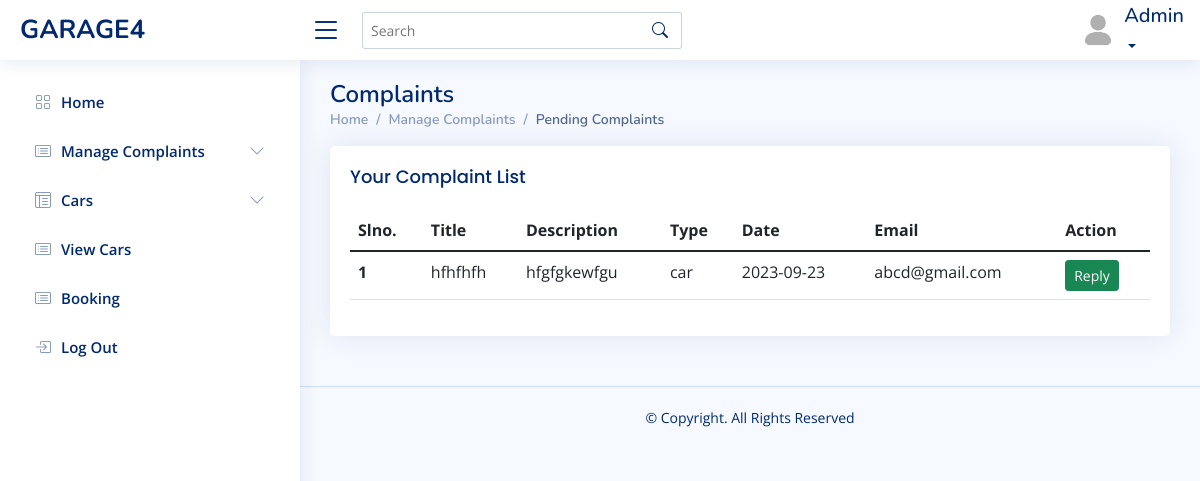
Before: /admin/pendingcomplaint.php with the older database file.
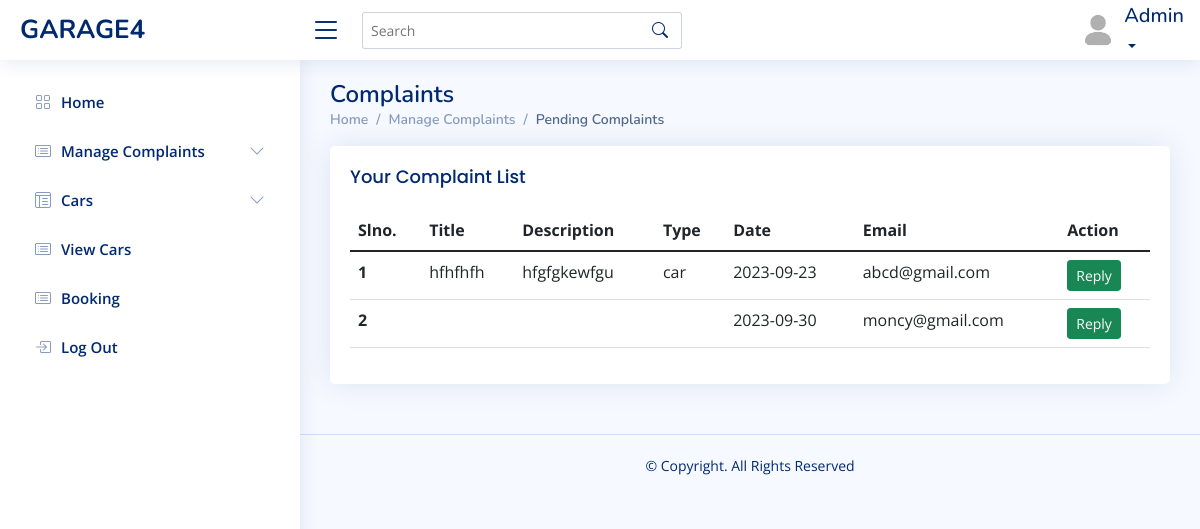
After: the same page with the newer database file.
### tables this page shows
CREATE TABLE `complaint` (
  `complaint_id` int(30) NOT NULL,
  `title` varchar(40) NOT NULL,
  `description` varchar(200) NOT NULL,
  `type` varchar(10) NOT NULL,
  `date` date NOT NULL,
  `email_id` varchar(50) NOT NULL,
  `reply` varchar(10) NOT NULL
);

### connect.php (called while the page is built, shortened)
<?php
$dbname="garage4";
$conn=mysqli_connect("localhost","root","",$dbname);
function select_data($sql)
{
  global $conn;
  $res = mysqli_query($conn, $sql);
  if ($res)
    return $res;
  else
    return False;
}
?>

### admin/pendingcomplaint.php (the view, shortened to what this page needs)
<?php
include("header.php");
?>
  <main id="main" class="main">
    <div class="pagetitle">
      <h1>Complaints</h1>
      <nav>
        <ol class="breadcrumb">
          <li class="breadcrumb-item"><a href="activeuser.php">Home</a></li>
          <li class="breadcrumb-item">Manage Complaints</a></li>
          <li class="breadcrumb-item active">Pending Complaints</li>
        </ol>
      </nav>
    </div>
    <div class="card">
          <div class="card-body">
            <h5 class="card-title">
            Your Complaint List
            </h5>
    <section class="section dashboard">
      <div class="row">
      <section class="section">
      <div class="row">
        <div class="col-lg-12">
              <table class="table datatable">
                <thead>
                  <tr>
                    <th scope="col">Slno.</th>
                    <th scope="col">Title</th>
                    <th scope="col">Description</th>
                    <th scope="col">Type</th>
                    <th scope="col">Date</th>
                    <th scope="col">Email</th>
                    <th scope="col">Action</th>
                  </tr>
                </thead>
                <tbody>
                <?php
               $sql = "SELECT * FROM complaint where  reply='0' ";
                $data=select_data($sql);
                $n=1;
                while ($row = mysqli_fetch_assoc($data)) {
                  ?>
                  <tr>
                  <th scope='row'><?php echo $n++; ?></th>
                 <td><?php echo  $row['title'] ?></td>
                 <td> <?php echo $row['description'] ?></td>
                 <td><?php echo $row['type'] ?></td>
                 <td><?php echo $row['date']?></td>
                 <td> <?php echo $row['email_id']  ?></td>
                 <td>
                      <div class="btn-group">
                        <a href="php/complaintviewing.php?id=<?php echo $row['complaint_id'] ?>" class="btn btn-success btn-sm">Reply</a>
                      </div>
                    </td>
                  <?php
                  }
                  ?>
                </tbody>
              </table>
            </div>
          </div>
        </div>
      </div>
  </main>

### admin/header.php (shortened to what this page needs)
<?php
require("../connect.php");
   ?>
<!DOCTYPE html>
<html lang="en">
<head>
  <link href="assets/vendor/bootstrap/css/bootstrap.min.css" rel="stylesheet">
  <link href="assets/vendor/bootstrap-icons/bootstrap-icons.css" rel="stylesheet">
  <link href="assets/vendor/boxicons/css/boxicons.min.css" rel="stylesheet">
  <link href="assets/vendor/quill/quill.snow.css" rel="stylesheet">
  <link href="assets/vendor/quill/quill.bubble.css" rel="stylesheet">
  <link href="assets/vendor/remixicon/remixicon.css" rel="stylesheet">
  <link href="assets/vendor/simple-datatables/style.css" rel="stylesheet">
  <link href="assets/css/style.css" rel="stylesheet">
</head>
<body>
  <header id="header" class="header fixed-top d-flex align-items-center">
    <div class="d-flex align-items-center justify-content-between">
      <a href="activeuser.php" class="logo d-flex align-items-center">
        <span class="d-none d-lg-block">GARAGE4</span>
      </a>
      <i class="bi bi-list toggle-sidebar-btn"></i>
    </div>
    <div class="search-bar">
      <form class="search-form d-flex align-items-center" method="POST" action="#">
        <input type="text" name="query" placeholder="Search" title="Enter search keyword">
        <button type="submit" title="Search"><i class="bi bi-search"></i></button>
      </form>
    </div>
    <nav class="header-nav ms-auto">
      <ul class="d-flex align-items-center">
        <li class="nav-item dropdown pe-3">
          <a class="nav-link nav-profile d-flex align-items-center pe-0" href="#" data-bs-toggle="dropdown">
            <img src="assets/img/profileimg.jpg" alt="Profile" class="rounded-circle">
            <span class="d-none d-md-block dropdown-toggle ps-2"><h5>Admin</h5></span>
          </a>
        </li>
      </ul>
    </nav>
  </header>
  <aside id="sidebar" class="sidebar">
    <ul class="sidebar-nav" id="sidebar-nav">
      <li class="nav-item">
        <a class="nav-link collapsed" href="activeuser.php">
          <i class="bi bi-grid"></i>
          <span>Home</span>
        </a>
      </li>
      <li class="nav-item">
        <a class="nav-link collapsed" data-bs-target="#icons-nav" data-bs-toggle="collapse" href="#">
          <i class="bi bi-card-list"></i><span>Manage Complaints</span><i class="bi bi-chevron-down ms-auto"></i>
        </a>
      </li>
      <li class="nav-item">
        <a class="nav-link collapsed" data-bs-target="#tables-nav" data-bs-toggle="collapse" href="#">
          <i class="bi bi-layout-text-window-reverse"></i><span>Cars</span><i class="bi bi-chevron-down ms-auto"></i>
        </a>
      </li>
      <li class="nav-item">
        <a class="nav-link collapsed" href="viewcar.php">
          <i class="bi bi-card-list"></i>
          <span>View Cars</span>
        </a>
      </li>
      <li class="nav-item">
        <a class="nav-link collapsed" href="#">
          <i class="bi bi-card-list"></i>
          <span>Booking</span>
        </a>
      </li>
      <li class="nav-item">
        <a class="nav-link collapsed" href="./php/logout.php">
          <i class="bi bi-box-arrow-in-right"></i>
          <span>Log Out</span>
        </a>
      </li>
    </ul>
  </aside>

### admin/assets/css/style.css (style rules this page uses)
:root { scroll-behavior: smooth; }
body { font-family: "Open Sans", sans-serif; background: #f6f9ff; color: #444444; }
a { color: #4154f1; text-decoration: none; }
h1, h2, h3, h4, h5, h6 { font-family: "Nunito", sans-serif; }
#main { margin-top: 60px; padding: 20px 30px; transition: all 0.3s; }
.pagetitle { margin-bottom: 10px; }
.pagetitle h1 { font-size: 24px; margin-bottom: 0; font-weight: 600; color: #012970; }
.card { margin-bottom: 30px; border: none; border-radius: 5px; box-shadow: 0px 0 30px rgba(1, 41, 112, 0.1); }
.card-title { padding: 20px 0 15px 0; font-size: 18px; font-weight: 500; color: #012970; font-family: "Poppins", sans-serif; }
.card-body { padding: 0 20px 20px 20px; }
.breadcrumb { font-size: 14px; font-family: "Nunito", sans-serif; color: #899bbd; font-weight: 600; }
.breadcrumb a { color: #899bbd; transition: 0.3s; }
.breadcrumb .breadcrumb-item::before { color: #899bbd; }
.breadcrumb .active { color: #51678f; font-weight: 600; }
.logo { line-height: 1; }
@media (min-width: 1200px) { .logo { width: 280px; } }
.logo span { font-size: 26px; font-weight: 700; color: #012970; font-family: "Nunito", sans-serif; }
.header { transition: all 0.5s; z-index: 997; height: 60px; box-shadow: 0px 2px 20px rgba(1, 41, 112, 0.1); background-color: #fff; padding-left: 20px; }
.header .toggle-sidebar-btn { font-size: 32px; padding-left: 10px; cursor: pointer; color: #012970; }
.header .search-bar { min-width: 360px; padding: 0 20px; }
.header .search-form { width: 100%; }
.header .search-form input { border: 0; font-size: 14px; color: #012970; border: 1px solid rgba(1, 41, 112, 0.2); padding: 7px 38px 7px 8px; border-radius: 3px; transition: 0.3s; width: 100%; }
.header .search-form button { border: 0; padding: 0; margin-left: -30px; background: none; }
.header .search-form button i { color: #012970; }
.header-nav ul { list-style: none; }
.header-nav > ul { margin: 0; padding: 0; }
.header-nav .nav-profile { color: #012970; }
.header-nav .nav-profile img { max-height: 36px; }
.header-nav .nav-profile span { font-size: 14px; font-weight: 600; }
.sidebar { position: fixed; top: 60px; left: 0; bottom: 0; width: 300px; z-index: 996; transition: all 0.3s; padding: 20px; overflow-y: auto; scrollbar-width: thin; scrollbar-color: #aab7cf transparent; box-shadow: 0px 0px 20px rgba(1, 41, 112, 0.1); background-color: #fff; }
@media (min-width: 1200px) { #main, #footer { margin-left: 300px; } }
.sidebar-nav { padding: 0; margin: 0; list-style: none; }
.sidebar-nav li { padding: 0; margin: 0; list-style: none; }
.sidebar-nav .nav-item { margin-bottom: 5px; }
.sidebar-nav .nav-link { display: flex; align-items: center; font-size: 15px; font-weight: 600; color: #4154f1; transition: 0.3; background: #f6f9ff; padding: 10px 15px; border-radius: 4px; }
.sidebar-nav .nav-link i { font-size: 16px; margin-right: 10px; color: #4154f1; }
.sidebar-nav .nav-link.collapsed { color: #012970; background: #fff; }
.sidebar-nav .nav-link.collapsed i { color: #899bbd; }
.sidebar-nav .nav-link .bi-chevron-down { margin-right: 0; transition: transform 0.2s ease-in-out; }
.footer { padding: 20px 0; font-size: 14px; transition: all 0.3s; border-top: 1px solid #cddfff; }
.footer .copyright { text-align: center; color: #012970; }
.footer .credits { padding-top: 5px; text-align: center; font-size: 13px; color: #012970; }

Changed rows visible on the page:
added complaint: date "2023-09-30", email "moncy@gmail.com"
